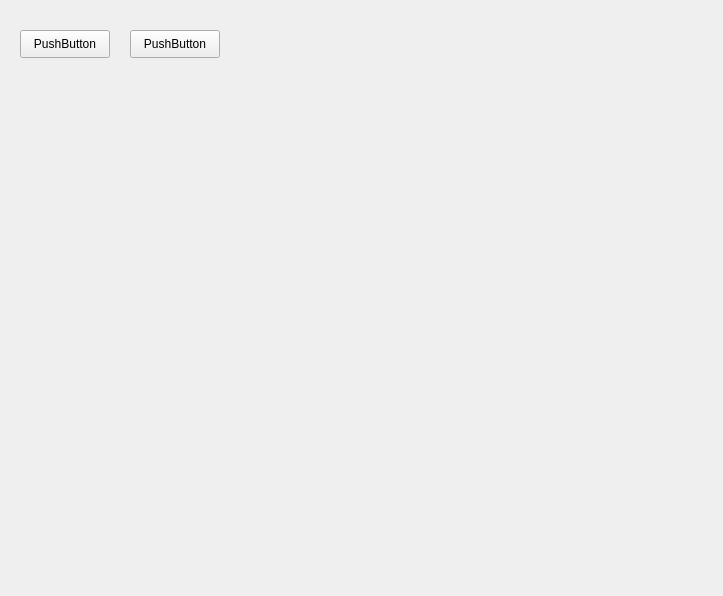
<?xml version="1.0" encoding="UTF-8"?>
<ui version="4.0">
 <class>Form</class>
 <widget class="QWidget" name="Form">
  <property name="geometry">
   <rect>
    <x>0</x>
    <y>0</y>
    <width>723</width>
    <height>596</height>
   </rect>
  </property>
  <property name="windowTitle">
   <string>Form</string>
  </property>
  <widget class="QPushButton" name="pushButton">
   <property name="geometry">
    <rect>
     <x>20</x>
     <y>30</y>
     <width>90</width>
     <height>28</height>
    </rect>
   </property>
   <property name="text">
    <string>PushButton</string>
   </property>
  </widget>
  <widget class="QPushButton" name="pushButton_2">
   <property name="geometry">
    <rect>
     <x>130</x>
     <y>30</y>
     <width>90</width>
     <height>28</height>
    </rect>
   </property>
   <property name="text">
    <string>PushButton</string>
   </property>
  </widget>
 </widget>
 <resources/>
 <connections/>
</ui>
